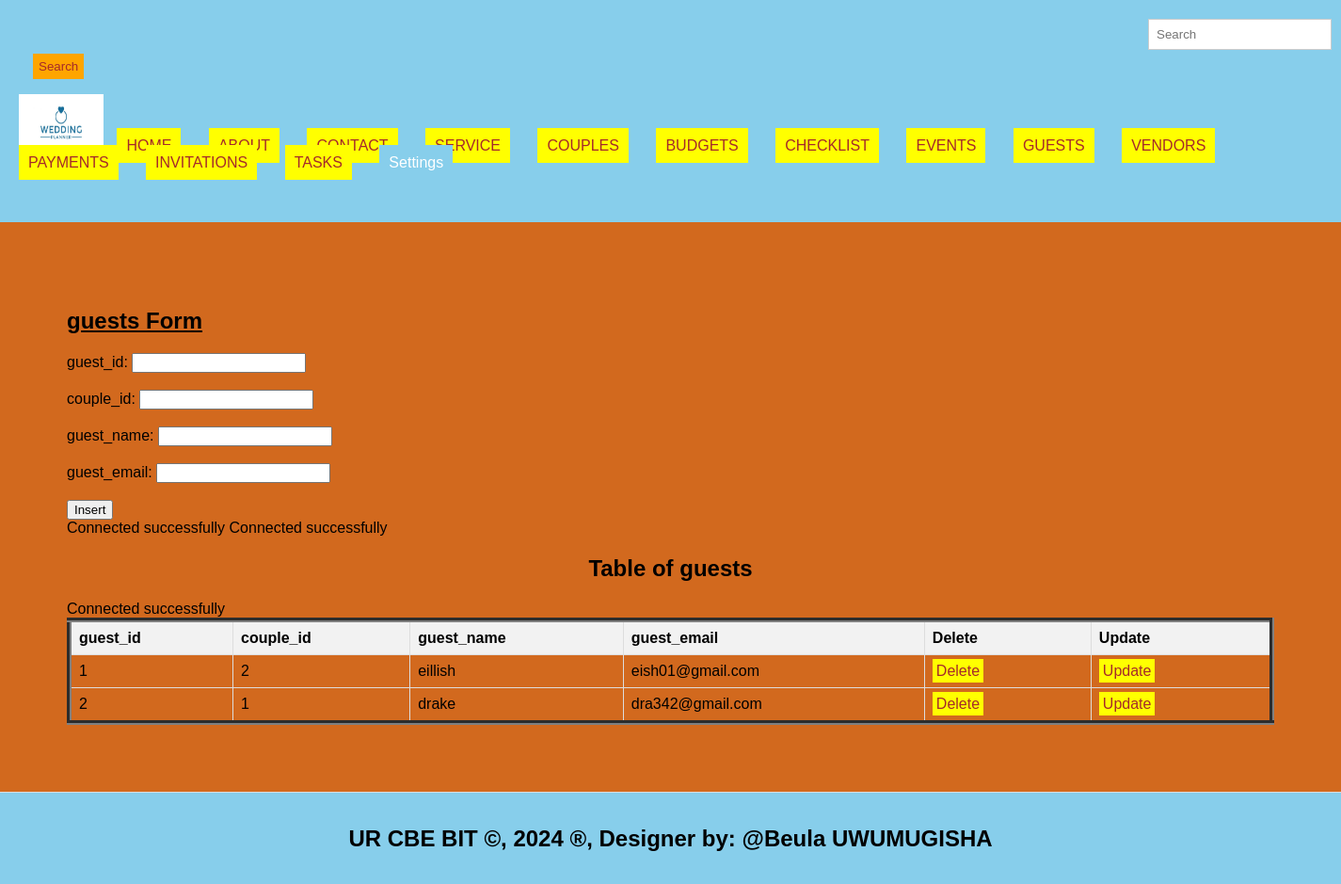
Screenshot of /guests.php with the database file from the repository.
### tables this page shows
CREATE TABLE `guests` (
  `guest_id` int(11) NOT NULL,
  `couple_id` int(11) DEFAULT NULL,
  `guest_name` varchar(100) NOT NULL,
  `guest_email` varchar(100) NOT NULL
);

### guests.php (the view, shortened to what this page needs)
<!DOCTYPE html>
<html lang="en">
<head>
  <link rel="stylesheet" type="text/css" href="style.css" title="style 1" media="screen, tv, projection, handheld, print"/>
  </head>
  <header>
<body bgcolor="chocolate">
  <form class="d-flex" role="search" action="search.php">
      <input class="form-control me-2" type="search" placeholder="Search" aria-label="Search" name="query">
      <button class="btn btn-outline-success" type="submit">Search</button>
    </form>
  <ul style="list-style-type: none; padding: 0;">
    <li style="display: inline; margin-right: 10px;">
    <img src="./images/wedding logo.png" width="90" height="60" alt="Logo">
  </li>
    <li style="display: inline; margin-right: 10px;"><a href="./home.html">HOME</a>
  </li>
    <li style="display: inline; margin-right: 10px;"><a href="./about.html">ABOUT</a>
  </li>
    <li style="display: inline; margin-right: 10px;"><a href="./contact.html">CONTACT</a>
  </li>
    <li style="display: inline; margin-right: 10px;"><a href="./Service.html">SERVICE</a>
  </li>
    <li style="display: inline; margin-right: 10px;"><a href="./couples.php">COUPLES</a>
  </li>
     <li style="display: inline; margin-right: 10px;"><a href="./budgets.php">BUDGETS</a>
  </li>
    <li style="display: inline; margin-right: 10px;"><a href="./checklist.php">CHECKLIST</a>
  </li>
    <li style="display: inline; margin-right: 10px;"><a href="./events.php">EVENTS</a>
  </li>
    <li style="display: inline; margin-right: 10px;"><a href="./guests.php">GUESTS</a>
  </li>
  <li style="display: inline; margin-right: 10px;"><a href="./vendors.php">VENDORS</a>
  </li>
    <li style="display: inline; margin-right: 10px;"><a href="./payments.php">PAYMENTS</a>
  </li>
    <li style="display: inline; margin-right: 10px;"><a href="./invitations.php">INVITATIONS</a>
  </li>
   <li style="display: inline; margin-right: 10px;"><a href="./tasks.php">TASKS</a>
  </li>
    <li class="dropdown" style="display: inline; margin-right: 10px;">
      <a href="#" style="padding: 10px; color: white; background-color: skyblue; text-decoration: none; margin-right: 15px;">Settings</a>
    </li><br><br>
  </ul>
</header>
<section>
    <h1><u> guests Form </u></h1>
    <form method="post" onsubmit="return confirmInsert();">
        <label for="gid">guest_id:</label>
        <input type="number" id="gid" name="gid"><br><br>
        <label for="cid">couple_id:</label>
        <input type="number" id="cid" name="cid"><br><br>
        <label for="gnm">guest_name:</label>
        <input type="text" id="gnm" name="gnm" required><br><br>
        <label for=geml>guest_email:</label>
        <input type="text" id="geml" name="geml" required><br><br>
        <input type="submit" name="add" value="Insert">
    </form>
<?php
include('database_connection.php');
?>
<?php
include('database_connection.php');
?>
<!DOCTYPE html>
<html>
<head>
</head>
<body>
    <center><h2>Table of guests</h2></center>
    <table border="5">
        <tr>
            <th>guest_id</th>
            <th>couple_id</th>
            <th>guest_name</th>
            <th>guest_email</th>
            <th>Delete</th>
            <th>Update</th>
        </tr>
        <?php
      include('database_connection.php');
        $sql = "SELECT * FROM guests";
        $result = $connection->query($sql);
        if ($result->num_rows > 0) {
            while ($row = $result->fetch_assoc()) {
                $gid = $row['guest_id'];
                echo "<tr>
                    <td>" . $row['guest_id'] . "</td>
                    <td>" . $row['couple_id'] . "</td>
                    <td>" . $row['guest_name'] . "</td>
                    <td>" . $row['guest_email'] . "</td>
                    <td><a style='padding:4px' href='delete_guests.php?guest_id=$gid'>Delete</a></td>
                    <td><a style='padding:4px' href='update_guests.php?guest_id=$gid'>Update</a></td>
                </tr>";
            }
        } else {
            echo "<tr><td colspan='6'>No data found</td></tr>";
        }
        ?>
    </table>
</body>
    </section>
<footer>
  <center>
    <marquee behavior='alternate'>
    <b><h2>UR CBE BIT &copy, 2024 &reg, Designer by: @Beula UWUMUGISHA</h2></b>
  </marquee>
  </center>
</footer>
</body>
</html>

### style.css (style rules this page uses)
body { font-family: Arial, sans-serif; margin: 0; padding: 0; }
.form-control { padding: 8px; margin-left: 4px; border: 1px solid #ccc; }
.btn { padding: 6px; background-color: orange; color: brown; border: none; }
.dropdown { position: relative; display: inline; margin-right: 10px; }
body { font-family: Arial,sans-serif; margin:0; padding:0; }
header { background-color:skyblue; padding: 20px; }
.dropdown { position: right; display:right; direction:rtl; }
section { padding:28px; border-bottom: 1px solid #ddd; }
footer { text-align: center; padding: 15px; background-color:skyblue; }

### guests.php (style rules this page uses)
a { padding: 10px; color: white; background-color: yellow; text-decoration: none; margin-right: 15px; }
a:link { color: brown; }
button.btn { margin-left: 15px; margin-top: 4px; }
input.form-control { margin-left: 1200px; padding: 8px; }
header { background-color:skyblue; }
section { padding:71px; border-bottom: 1px solid #ddd; }
footer { text-align: center; padding: 15px; background-color:skyblue; }
table { width: 100%; border-collapse: collapse; }
th, td { border: 1px solid #ddd; padding: 8px; text-align: left; }
th { background-color: #f2f2f2; }

### rows the page displays
guests: guest_id "1", couple "2", guest_name "eillish", guest_email "eish01@gmail.com"
guests: guest_id "2", couple "1", guest_name "drake", guest_email "dra342@gmail.com"
